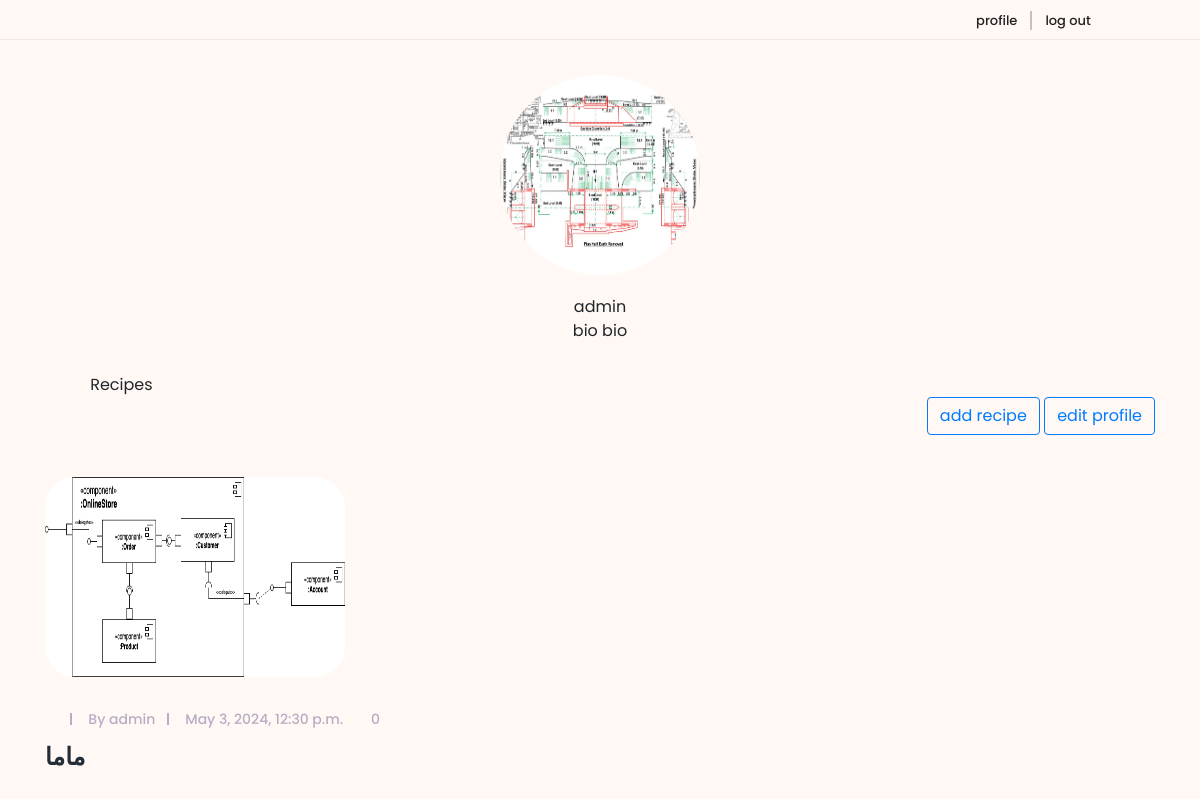
Page /myprofile/ (signed in) on the earlier database version.
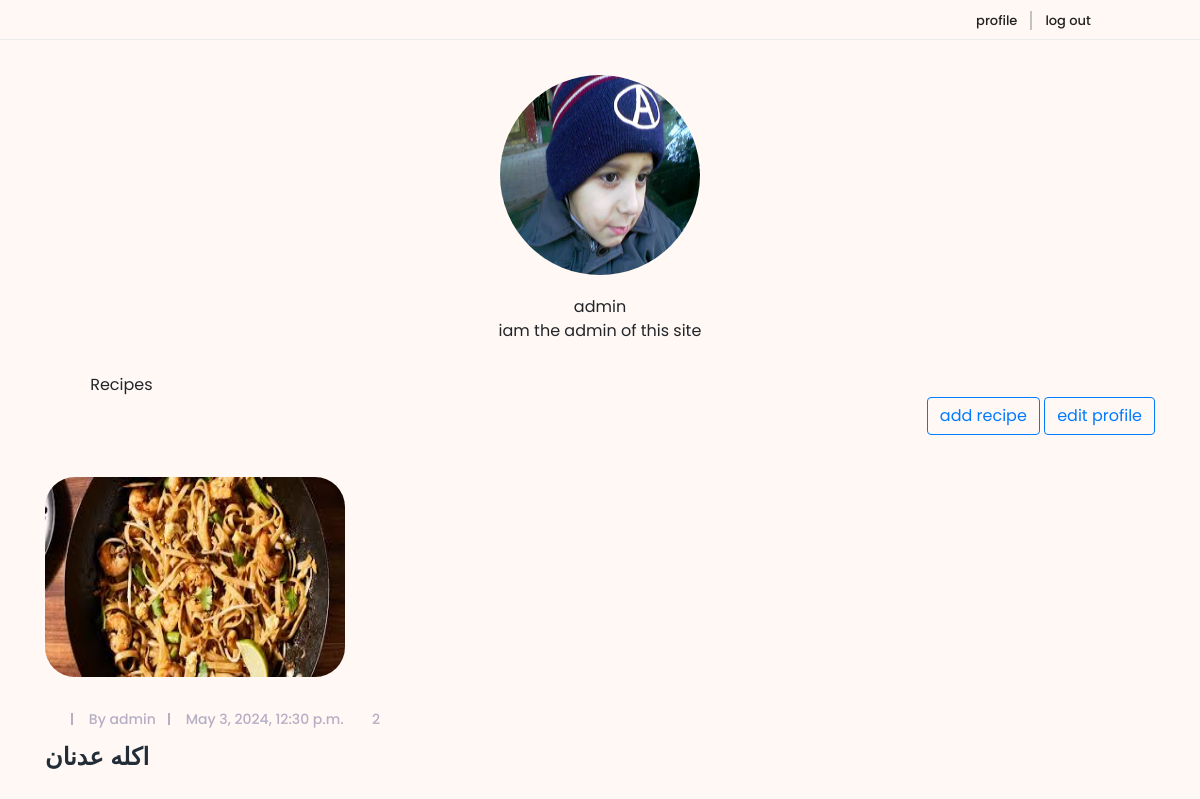
Same page on the later database version.
### littleapp/models.py (models this page shows, shortened)
class Profile(models.Model):
    user = models.OneToOneField(
        settings.AUTH_USER_MODEL, on_delete=models.CASCADE)
    bookmarks = models.ManyToManyField(Recipe, related_name='bookmarked_by' , blank=True)
    avatar = models.ImageField(upload_to='avatar', blank=True)
    bio = models.CharField(max_length=200, blank=True)

class Recipe(models.Model):
    author = models.ForeignKey(
        settings.AUTH_USER_MODEL, related_name="recipes", on_delete=models.CASCADE)
    category = models.ForeignKey(
        RecipeCategory, related_name="recipe_list", on_delete=models.SET(get_default_recipe_category))
    picture = models.ImageField(upload_to='uploads')
    title = models.CharField(max_length=200)
    desc = models.CharField(_('Short description'), max_length=200)
    cook_time = models.TimeField()
    ingredients = models.TextField()
    procedure = models.TextField()
    created_at = models.DateTimeField(auto_now_add=True)
    likes = models.ManyToManyField(settings.AUTH_USER_MODEL , verbose_name=_(""), null=True , blank=True)

### littleapp/views.py (the view)
# urls.py: path('myprofile/', views.myprofile, name='myprofile'),
@login_required
def myprofile(request):
    me = Profile.objects.get(user=request.user)
    myr = Recipe.objects.filter(author=request.user)
    return render(request, 'profile.html' ,{"me":me , "myr":myr})

### littleapp/templates/profile.html (shortened to what the changed rows need)
{% load static %}
<!DOCTYPE html>
<html lang="en">
<head>
    <link href="{% static 'explore/style.css' %}" rel="stylesheet">
    <link href="{% static 'explore/css/responsive/responsive.css' %}" rel="stylesheet">
</head>
<body>
    <header class="header_area">
        <div class="container">
            <div class="row">
                <div class="col-12">
                    <div class="logo_area text-center">
                        <a href="index.html" class="yummy-logo">
                            <img src="/uploads/{{me.avatar}}" style="width: 200px;height:200px;  border-radius: 50%;">
                        </a>
                        <br>
                        {{me.user.username}}
                        <br>
                        {{me.bio}}
                    </div>
                </div>
            </div>
        </div>
    </header>
    <section class="archive-area section_padding_80">
        <div class="container">
            <div class="row">
                {% for r  in myr %}
                <a href="{% url 'viewrecipe' pk=r.pk %}" >
                <div class="col-12 col-md-6 col-lg-4">
                    <div class="single-post wow fadeInUp" data-wow-delay="0.1s">
                        <div class="post-thumb">
                            <img src="/uploads/{{r.picture}}" alt="" style="width:300px;height:200px;">
                        </div>
                        <div class="post-content">
                            <div class="post-meta d-flex">
                                <div class="post-author-date-area d-flex">
                                    <div class="post-author">
                                        <a href="#">By {{r.author}}</a>
                                    </div>
                                    <div class="post-date">
                                        <a href="#">{{r.created_at}}</a>
                                    </div>
                                </div>
                                <div class="post-comment-share-area d-flex">
                                    <div class="post-favourite">
                                        <a href="#"><i class="fa fa-heart-o" aria-hidden="true"></i> {{r.likes.count}}</a>
                                    </div>
                                </div>
                            </div>
                            <a href="#">
                                <h4 class="post-headline">{{r.title}}</h4>
                            </a>
                        </div>
                    </div>
                </div>
                </a>
                {% endfor %}
            </div>
        </div>
    </section>
</body>

Differences in the rows shown:
changed Profile "admin": avatar: a different picture; bio "bio bio" → "iam the admin of this site"
changed Recipe "admin": picture: a different picture; likes.count "0" → "2"; title "ماما" → "اكله عدنان"
